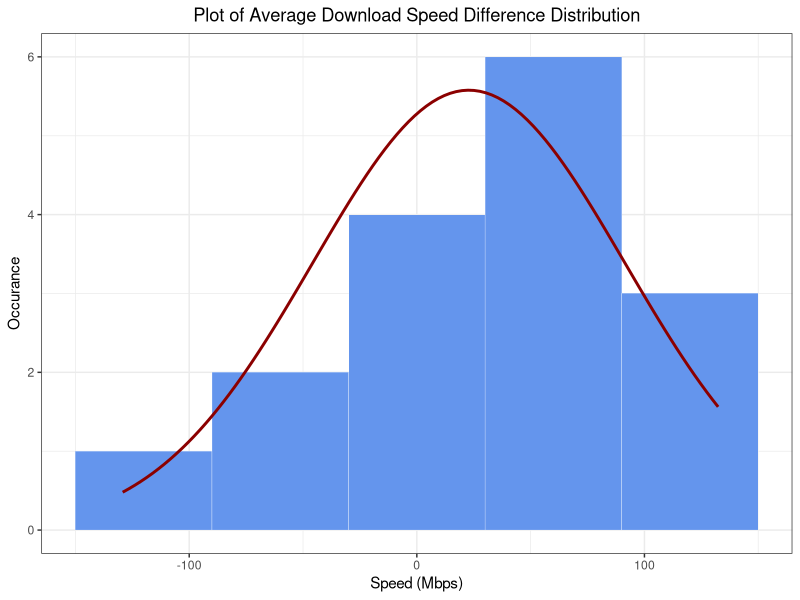
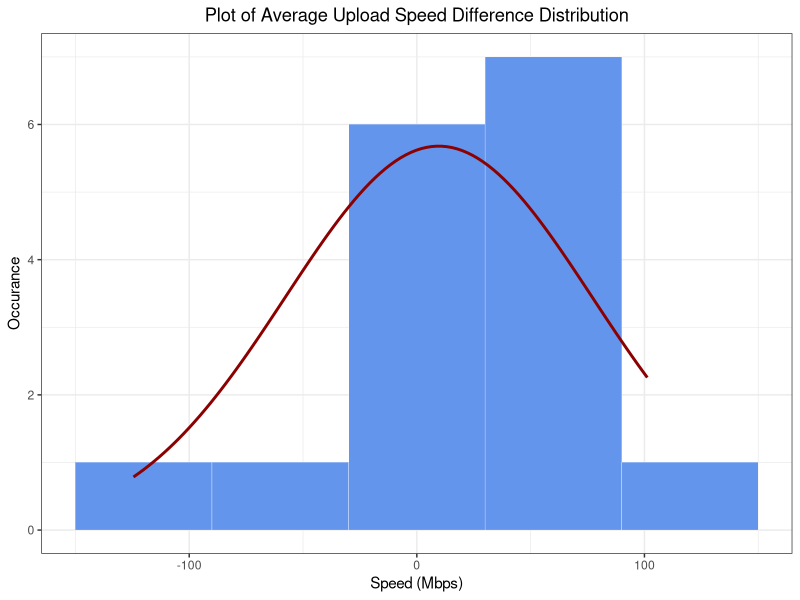

Source code (R) for these figures, in order: (Note: this script raises an error after producing the figures.)
## ---- chunk 1
# if not installed use: install.packages("package_name")
suppressWarnings(library(readxl))
suppressWarnings(library(psych))

hanson_data= read_excel("datasheet.xlsx", sheet="Hanson")
oldmain_data= read_excel("datasheet.xlsx", sheet="Old Main")
## ---- chunk 2
head(hanson_data)
## ---- chunk 3
head(oldmain_data)
## ---- chunk 4
# get the differece between download and upload speeds for each building
result <-
  data.frame(
    download_diff = hanson_data$`Download Speed (Mbps)` - oldmain_data$`Download Speed (Mbps)`,
    upload_diff = hanson_data$`Upload Speed (Mbps)` - oldmain_data$`Upload Speed (Mbps)`
  )

head(result)
## ---- chunk 5
h_download_mean = mean(hanson_data$`Download Speed (Mbps)`)
h_upload_mean = mean(hanson_data$`Upload Speed (Mbps)`)
h_download_sd = sd(hanson_data$`Download Speed (Mbps)`)
h_upload_sd = sd(hanson_data$`Upload Speed (Mbps)`)
## ---- chunk 6
o_download_mean = mean(oldmain_data$`Download Speed (Mbps)`)
o_upload_mean = mean(oldmain_data$`Upload Speed (Mbps)`)
o_download_sd = sd(oldmain_data$`Download Speed (Mbps)`)
o_upload_sd = sd(oldmain_data$`Upload Speed (Mbps)`)
## ---- chunk 7
download_sd = sd(result$download_diff)
download_mean = mean(result$download_diff)

upload_sd = sd(result$upload_diff)
upload_mean = mean(result$upload_diff)
## ---- chunk 8
summary(result$download_diff)
## ---- chunk 9
summary(result$upload_diff)
## ---- chunk 10
download_sd <- sd(result$download_diff)
download_mean <- mean(result$download_diff)

upload_sd <- sd(result$upload_diff)
upload_mean <- mean(result$upload_diff)

#use ggplot2
library(ggplot2)

plot_dist_hist <- function(n, mean, sd, binwidth) {
  df <- data.frame(x = rnorm(n, mean, sd))
  ggplot(df, aes(
    x = x,
    mean = mean,
    sd = sd,
    binwidth = binwidth,
    n = n
  )) +
    theme_bw() +
    geom_histogram(
      binwidth = binwidth,
      colour = "white",
      fill = "cornflowerblue",
      linewidth = 0.1
    ) +
    stat_function(
      fun = function(x)
        dnorm(x, mean = mean, sd = sd) * n * binwidth,
      color = "darkred",
      linewidth = 1
    ) + 
    theme(plot.title = element_text(hjust = 0.5)) 
}
n = nrow(result)
binwidth = 60 # passed to geom_histogram and stat_function
set.seed(1)

plot_dist_hist(n, download_mean, download_sd, binwidth) + labs(title = "Plot of Average Download Speed Difference Distribution", x = "Speed (Mbps)", y = "Occurance")

plot_dist_hist(n, upload_mean, upload_sd, binwidth) + labs(title = "Plot of Average Upload Speed Difference Distribution",x ="Speed (Mbps)", y = "Occurance")

## ---- chunk 11
download_n <- length(result$download_diff)
download_sd <- sqrt((h_download_sd^2/download_n)+(o_download_sd^2/download_n))
download_t.value = download_mean/sqrt((h_download_sd^2/download_n)+(o_download_sd^2/download_n))
alpha = 0.05
download_df = download_n - 1
download_p_val = 2*(1 - pt(download_t.value,download_df))
print(download_p_val)
## ---- chunk 12
upload_n <- length(result$upload_diff)
upload_t.value = upload_mean/sqrt((h_upload_sd^2/upload_n)+(o_upload_sd^2/upload_n))
alpha = 0.05
upload_df = upload_n - 1
upload_p_val = 2*(1 - pt(upload_t.value,upload_df))
print(upload_p_val)
## ---- chunk 13
h_download_t.score = qt(p=alpha/2, df=download_df)
h_download_se = h_download_sd/sqrt(download_n)
h_download_margin.error <- h_download_t.score * h_download_se
h_download_lower.bound <- h_download_mean - h_download_margin.error
h_download_upper.bound <- h_download_mean + h_download_margin.error
if (h_download_upper.bound < h_download_lower.bound)
{
  print(c(h_download_upper.bound,h_download_lower.bound))
}else {
  print(c(h_download_lower.bound,h_download_upper.bound))
}
## ---- chunk 14
o_download_t.score = qt(p=alpha/2, df=download_df)
o_download_se = o_download_sd/sqrt(download_n)
o_download_margin.error <- o_download_t.score * o_download_se
o_download_lower.bound <- o_download_mean - o_download_margin.error
o_download_upper.bound <- o_download_mean + o_download_margin.error
if (o_download_upper.bound < o_download_lower.bound)
{
  print(c(o_download_upper.bound,o_download_lower.bound))
}else {
  print(c(o_download_lower.bound,o_download_upper.bound))
}
## ---- chunk 15
download_t.score = qt(p=alpha/2, df=download_df)

download_margin.error <- download_t.score * sqrt((h_download_sd^2/download_n)+(o_download_sd^2/download_n))
download_lower.bound <- download_mean - download_margin.error
download_upper.bound <- download_mean + download_margin.error
if (download_upper.bound < download_lower.bound)
{
  print(c(download_upper.bound,download_lower.bound))
}else {
  print(c(download_lower.bound,download_upper.bound))
}
## ---- chunk 16
# Given data
n <- 16  # Sample size for each building
h_download_mean <- mean(hanson_data$`Download Speed (Mbps)`)
o_download_mean <- mean(oldmain_data$`Download Speed (Mbps)`)
h_download_sd <-  sd(hanson_data$`Download Speed (Mbps)`)
o_download_sd <- sd(oldmain_data$`Download Speed (Mbps)`)
## ---- chunk 17
# Calculate the mean and standard deviation of the difference in download speeds
o_mean_diff <- h_download_mean - o_download_mean
o_sd_diff <- sqrt((h_download_sd^2 / n) + (o_download_sd^2 / n))
o_mean_diff
## ---- chunk 18
t_statistic <- o_mean_diff / o_sd_diff
df <- n - 1  # Degrees of freedom

# Calculate the p-value
p_value <- 2 * (1- pt(t_statistic,df))
p_value
## ---- chunk 19

# Calculate the t-value for a 95% confidence interval
t_value <- qt(0.975, df)

## ---- chunk 20
# Calculate the margin of error
margin_error <- t_value * sd_diff

# Calculate the confidence interval
ci_lower <- o_mean_diff - margin_error
ci_upper <- o_mean_diff + margin_error

# Output the confidence interval
list(lower_bound = ci_lower, upper_bound = ci_upper)
ci_lower
ci_upper
## ---- chunk 21
u_mean_diff <- h_upload_mean - o_upload_mean
u_sd_diff <- sqrt((h_upload_sd^2 / n) + (o_upload_sd^2 / n))
t_statistic <- u_mean_diff / u_sd_diff
df <- n - 1  # Degrees of freedom

# Calculate the p-value
p_value <- 2 * (1- pt(t_statistic,df))
p_value
## ---- chunk 22

# Calculate the t-value for a 95% confidence interval
t_value <- qt(0.975, df)

# Calculate the margin of error
margin_error <- t_value * u_sd_diff

# Calculate the confidence interval
ci_lower <- u_mean_diff - margin_error
ci_upper <- u_mean_diff + margin_error

# Output the confidence interval
list(lower_bound = ci_lower, upper_bound = ci_upper)
ci_lower
ci_upper
